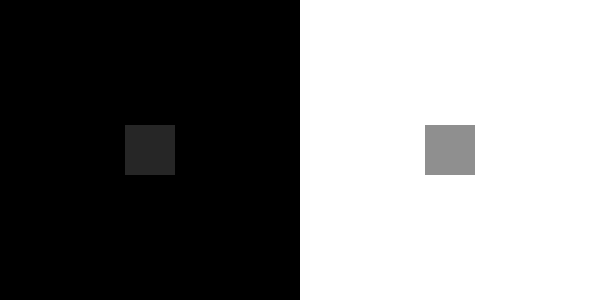
Frame 1 (no input)
Frame 60 (the mouse pressed at the canvas centre just before this capture): identical to frame 1, image omitted
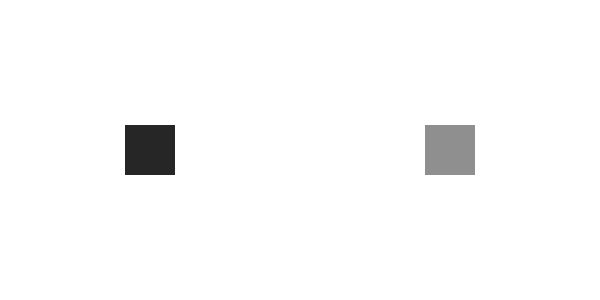
Frame 120 (the mouse held since frame 60 and released just before this capture)

The Processing sketch that drew these frames (run headless with seeded random() and noise(); from frame 60 on, the mouse is pressed at the canvas centre):

// Processing sketch: Es_6_3
// ── Es_6_3.pde
void setup(){
  size(600, 300);
  
}

float Gr = 0;
float Gg = 0;
float Gb = 0;

void draw(){
  rectMode(CORNER);
  //rettangolo grande sx
  noStroke();
  fill(Gr, Gg, Gb);
  rect(0, 0, height, height);
  //rettangolo grande dx
  noStroke();
  fill(255, 255, 255);
  rect(width/2, 0, height, height);
  //rettangolo piccolo sx
  noStroke();
  fill(38, 38, 38);
  rectMode(CENTER);
  rect(150, 150, 50, 50);
  //rettangolo piccolo dx
  noStroke();
  fill(143, 143, 143);
  rect(450, 150, 50, 50);
}

void mousePressed(){
  if( (Gr == 255) && (Gg == 255) && (Gb == 255) ){
    Gr = 0;
    Gg = 0;
    Gb = 0;
  }else{
    Gr = 255;
    Gg = 255;
    Gb = 255;
  }
  
}
